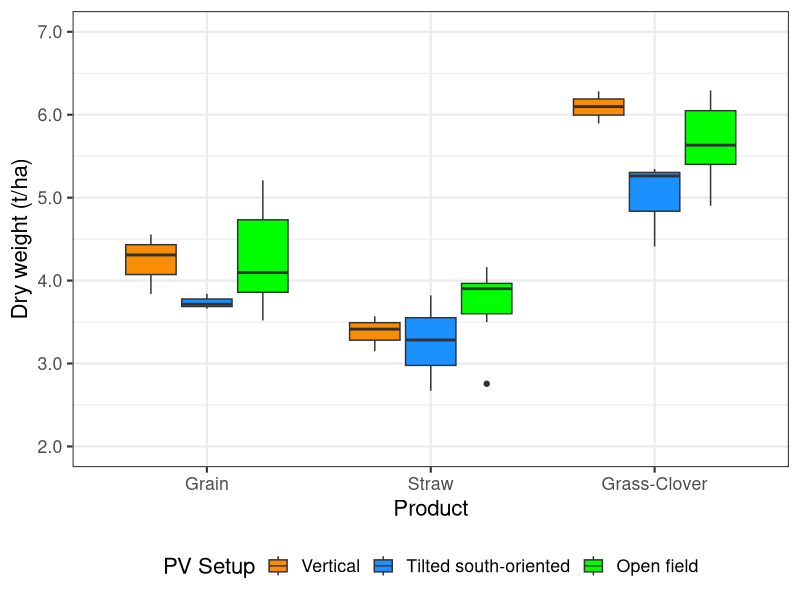
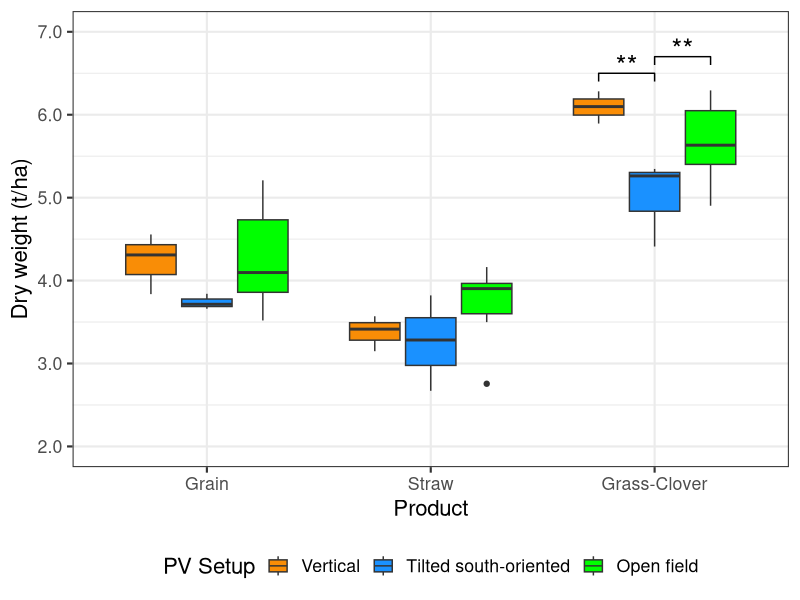
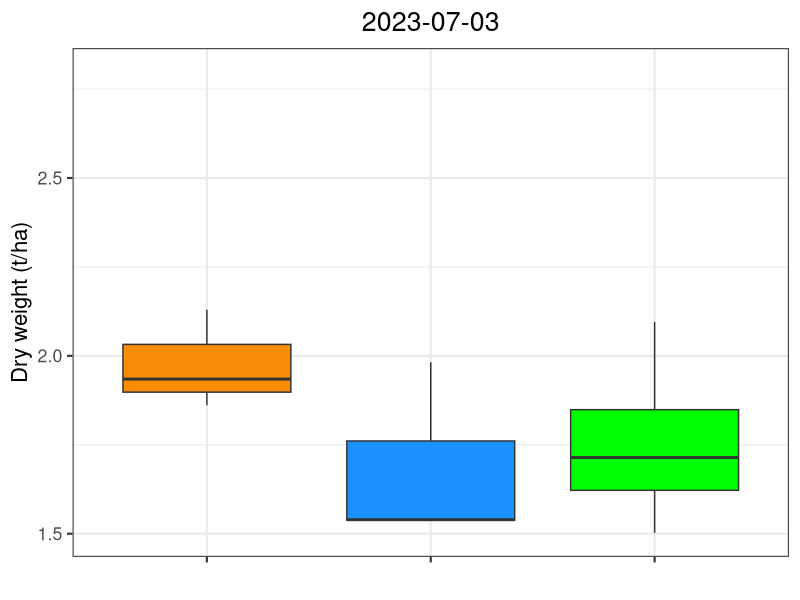
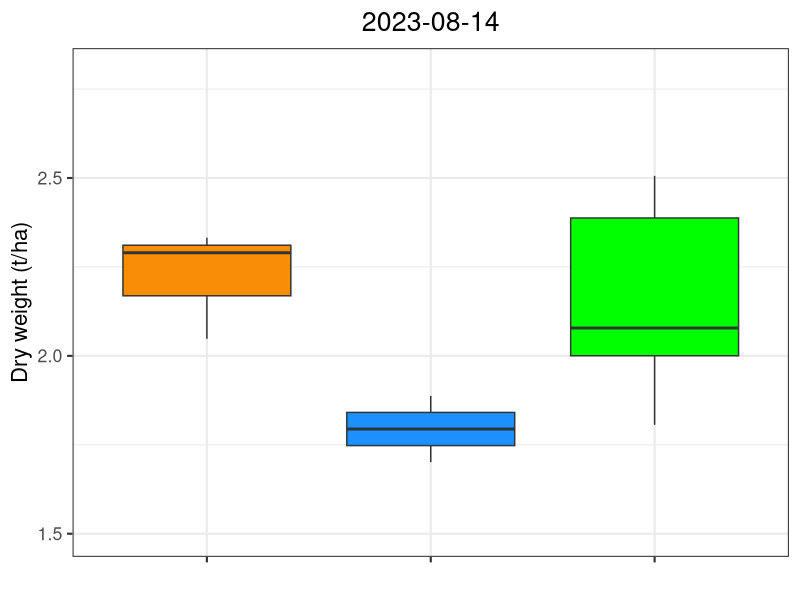
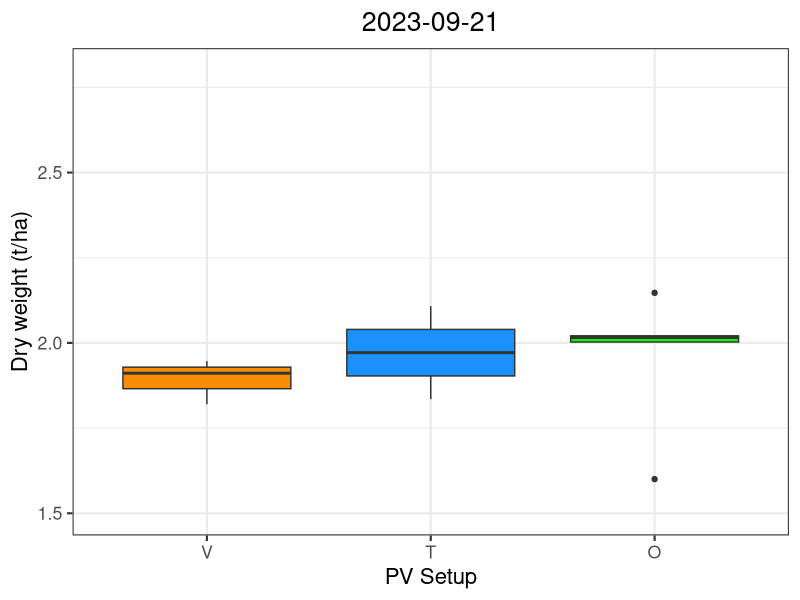
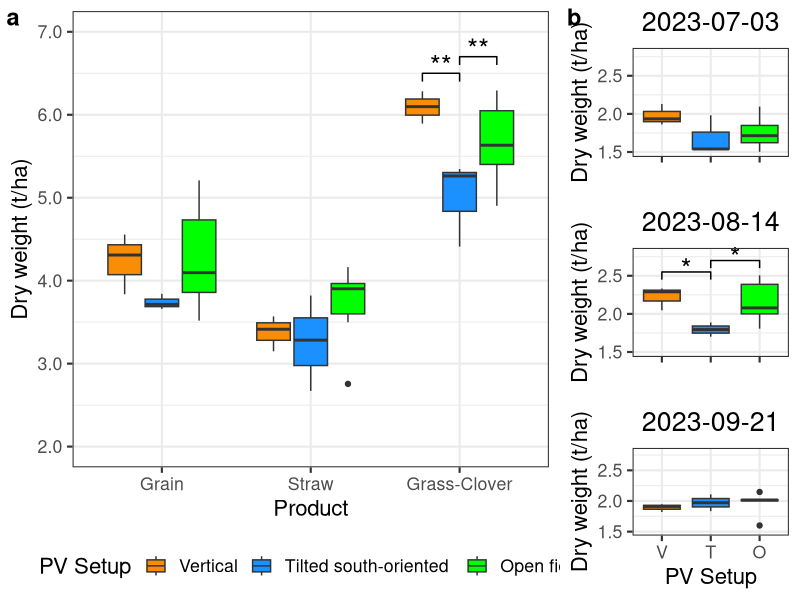

The R source for these figures, in order:
## ---- chunk 1
knitr::opts_chunk$set(echo = TRUE)
## ---- chunk 2
# Clear the workspace and load required libraries
rm(list = ls())

library(ggplot2) # Version 3.5.1
library(tidyverse) # Version 2.0.0
library(readxl) # Version 1.4.3
library(lme4) # Version 1.1-35.3
library(emmeans) # Version 1.10.2

base_sizeJP <- 16
## ---- chunk 3
# Load the Yield data from an Excel file
Yield <- readxl::read_excel("DATA/CROP_YIELD/Yield_2023.xlsx", sheet = "all")

# Define the plots to exclude from the dataset and remove them
N <- c("N1","N2","N3","N4","N5","N6","N25","N26","N27","N28","N29","N30")
S <- c("S31","S32","S33","S34","S35","S36","S55","S56","S57","S58","S59","S60")
Yield <- Yield[-which(Yield$Plot %in% N), ]
Yield <- Yield[-which(Yield$Plot %in% S), ]

## ---- chunk 4
# Convert columns to appropriate data types
Yield$PV_setup <- as.factor(Yield$PV_setup)
Yield$Location <- as.factor(Yield$Location)
Yield$Product <- as.factor(Yield$Product)
Yield$Dry_Weight_1ha <- as.numeric(Yield$Dry_Weight_1ha)
Yield$Side <- as.factor(Yield$Side)
Yield$Side <- factor(Yield$Side, levels = c("W", "Mid", "E", "S", "M", "N"))

## ---- chunk 5
# Fit a linear mixed-effects model
LM <- lmer(Dry_Weight_1ha ~ PV_setup * Location * Product + (1 | Plot), data = Yield)
## ---- chunk 6
# Remove 'Lupin' product from the dataset
Yield <- Yield[-which(Yield$Product == "Lupin"), ]
## ---- chunk 7
# Update the PV_setup column based on the Location
Yield$PV_setup <- as.character(Yield$PV_setup)
Yield$PV_setup[which(Yield$Location == "Out")] <- "Reference"
Yield$PV_setup <- as.factor(Yield$PV_setup)
## ---- chunk 8
# Rename levels of PV_setup for clarity
levels(Yield$PV_setup) <- c("Vertical", "Tilted south-oriented", "Open field")
## ---- chunk 9
# Fit a linear model for the updated dataset
LM <- lm(Dry_Weight_1ha ~ PV_setup * Product, data = Yield)
## ---- chunk 10
# Compute and plot estimated marginal means for the new model
emm <- emmeans(LM, list(pairwise ~ PV_setup * Product), adjust = "tukey")
## ---- chunk 11
# Rename columns in the Yield dataset for clarity
names(Yield) <- c("PV Setup", "Location", "Product", "Plot", "Dry weight (t/ha)")

# Reorder the Product factor levels for better visualization
Yield$Product <- factor(Yield$Product, levels = c("Grain", "Straw", "Grass-Clover"))
## ---- chunk 12
# Function for formatting y-axis labels
scaleFUN <- function(x) sprintf("%.1f", x)

# Create a boxplot for the entire dataset
Allplot <- ggplot(data = Yield, aes(x = Product, y = `Dry weight (t/ha)`)) +
  geom_boxplot(aes(fill = `PV Setup`)) + 
  scale_fill_manual(values = c("#F98D06", "#1A91FF", "green")) +
  theme_bw(base_size = base_sizeJP) +
  theme(legend.position = "bottom") + 
  scale_y_continuous(limits = c(2, 7), labels = scaleFUN)

Allplot
## ---- chunk 13
# Define data frames for Grass-Clover annotations
grassclover <- data.frame(a = c(2.75, 2.75, 3, 3, 3), b = c(6.4, 6.5, 6.5, 6.5, 6.4))
grassclover_1 <- data.frame(a = c(3, 3, 3.25, 3.25, 3.25), b = c(6.6, 6.7, 6.7, 6.7, 6.6))

# Add lines and annotations to the plot
Allplot <- Allplot + 
  geom_line(data = grassclover, aes(x = a, y = b)) +
  geom_line(data = grassclover_1, aes(x = a, y = b)) + 
  annotate("text", x = c(2.875, 3.125), y = c(6.6, 6.8), label = "**", size = 7)

Allplot
## ---- chunk 14
# Load the Grass data from the Excel file
Grass <- read_excel("DATA/CROP_YIELD/Yield_2023.xlsx", sheet = "Grassclover")
Grass <- subset(Grass, select = c("PV_setup", "Location", "Plot", "Dry_Weight_1ha, 03/07/2023", 
                                  "Dry_Weight_1ha, 14/08/2023", "Dry_Weight_1ha, 21/09/2023"))

# Remove specified plots from the dataset
Grass <- Grass[-which(Grass$Plot %in% N), ]
Grass <- Grass[-which(Grass$Plot %in% S), ]

# Update PV_setup and Location columns
Grass$PV_setup[which(Grass$Location == "Out")] <- "Reference"
Grass$Location[which(Grass$Location == "Out")] <- "Reference"
## ---- chunk 15
# First cut
LM <- lm(`Dry_Weight_1ha, 03/07/2023` ~ PV_setup * Location, data = Grass)
emmeans(LM, list(pairwise ~ PV_setup * Location), adjust = "tukey")

# Second cut
LM <- lm(`Dry_Weight_1ha, 14/08/2023` ~ PV_setup * Location, data = Grass)
emmeans(LM, list(pairwise ~ PV_setup * Location), adjust = "tukey")

# Third cut
LM <- lm(`Dry_Weight_1ha, 21/09/2023` ~ PV_setup * Location, data = Grass)
emmeans(LM, list(pairwise ~ PV_setup * Location), adjust = "tukey")
## ---- chunk 16
# Reload and reformat Grass data for further plotting
Grass <- readxl::read_excel("DATA/CROP_YIELD/Yield_2023.xlsx", sheet = "Sheet1")
names(Grass) <- c("PV_setup", "Location", "Product", "Plot", "Dry_Weight_1ha", "Date")
Grass <- Grass[-which(Grass$Plot %in% N), ]
Grass <- Grass[-which(Grass$Plot %in% S), ]
## ---- chunk 17
# Update PV_setup column and rename levels
Grass$PV_setup <- as.character(Grass$PV_setup)
Grass$PV_setup[which(Grass$Location == "Out")] <- "Reference"
Grass$PV_setup <- as.factor(Grass$PV_setup)
levels(Grass$PV_setup) <- c("Vertical", "Tilted south-oriented", "Open field")

# Convert Date to factor and create subsets for each cut date
Grass$Date <- factor(Grass$Date)
a1 <- subset(Grass, Date == "2023-07-03")
a2 <- subset(Grass, Date == "2023-08-14")
a3 <- subset(Grass, Date == "2023-09-21")
levels(a1$PV_setup) <- c("V", "T", "O")
levels(a2$PV_setup) <- c("V", "T", "O")
levels(a3$PV_setup) <- c("V", "T", "O")
## ---- chunk 18
# Plot for the first cut (July 3rd, 2023)
grass_plot1 <- ggplot(data = a1, aes(x = PV_setup, y = Dry_Weight_1ha)) + 
  geom_boxplot(aes(fill = PV_setup), show.legend = FALSE) + 
  scale_fill_manual(values = c("#F98D06", "#1A91FF", "green")) + 
  theme_bw(base_size = base_sizeJP) +  # Set base size for theme
  labs(y = "Dry weight (t/ha)", x = "") +  # Label for y-axis and no label for x-axis
  scale_x_discrete(labels = NULL) +  # Remove x-axis labels
  ylim(1.5, 2.8) +  # Set y-axis limits
  ggtitle("2023-07-03") +  # Title for the plot
  theme(plot.title = element_text(hjust = 0.5))  # Center the plot title

grass_plot1
## ---- chunk 19
# Plot for the second cut (August 14th, 2023)
grass_plot2 <- ggplot(data = a2, aes(x = PV_setup, y = Dry_Weight_1ha)) + 
  geom_boxplot(aes(fill = PV_setup), show.legend = FALSE) + 
  scale_fill_manual(values = c("#F98D06", "#1A91FF", "green")) +  
  theme_bw(base_size = base_sizeJP) +  # Set base size for theme
  labs(y = "Dry weight (t/ha)", x = "") +  # Label for y-axis and no label for x-axis
  scale_x_discrete(labels = NULL) +  # Remove x-axis labels
  ylim(1.5, 2.8) +  # Set y-axis limits
  ggtitle("2023-08-14") +  # Title for the plot
  theme(plot.title = element_text(hjust = 0.5))  # Center the plot title

grass_plot2
## ---- chunk 20
# Plot for the third cut (September 21st, 2023)
grass_plot3 <- ggplot(data = a3, aes(x = PV_setup, y = Dry_Weight_1ha)) + 
  geom_boxplot(aes(fill = PV_setup), show.legend = FALSE) + 
  scale_fill_manual(values = c("#F98D06", "#1A91FF", "green")) + 
  theme_bw(base_size = base_sizeJP) +  # Set base size for theme
  labs(y = "Dry weight (t/ha)", x = "PV Setup") +  # Label for y-axis and x-axis
  ylim(1.5, 2.8) +  # Set y-axis limits
  ggtitle("2023-09-21") +  # Title for the plot
  theme(plot.title = element_text(hjust = 0.5))  # Center the plot title

grass_plot3
## ---- chunk 21
# Add lines and annotations to the second cut plot to indicate significance
cut2 <- data.frame(a = c(1, 1, 2, 2, 2), b = c(2.45, 2.55, 2.55, 2.55, 2.45))
cut2_1 <- data.frame(a = c(2, 2, 3, 3, 3), b = c(2.6, 2.7, 2.7, 2.7, 2.6))

# Adding lines and asterisks to indicate significance between the setups
grass_plot2 <- grass_plot2 + 
  geom_line(data = cut2, aes(x = a, y = b)) + 
  geom_line(data = cut2_1, aes(x = a, y = b)) +
  annotate("text", x = c(1.5, 2.5), y = c(2.6, 2.75), label = "*", size = 7)
## ---- chunk 22
# Arrange the three grass plots vertically in one column
right <- ggpubr::ggarrange(grass_plot1, grass_plot2, grass_plot3, ncol = 1, legend = FALSE, heights = 100)
## ---- chunk 23
# Combine the overall yield plot (Allplot) with the arranged grass plots
complete_graph <- ggpubr::ggarrange(
  Allplot, right, 
  labels = c("a", "b"), 
  widths = c(3.5, 1.5), 
  common.legend = FALSE, 
  font.label = c(size = base_sizeJP + 1)
)

# Display the final combined graph
complete_graph

## ---- chunk 24
# Save the combined plot to a PDF file
pdf("arrangedplot_corrected04092024.pdf", width = 12, height = 7)
print(complete_graph)
dev.off()
